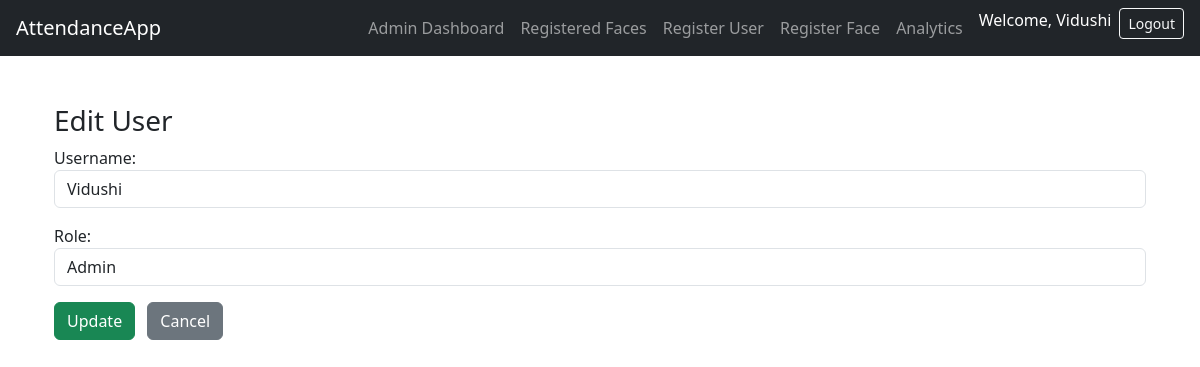
The app's page /update-user/2 (signed in) with its own data.
### app.py (models this page shows, shortened)
class User(db.Model):
    id = db.Column(db.Integer, primary_key=True)
    username = db.Column(db.String(80), unique=True, nullable=False)
    password_hash = db.Column(db.String(128))
    role = db.Column(db.String(20), nullable=False)

### app.py (the view, shortened to what this page needs)
@app.route('/update-user/<int:user_id>', methods=['GET', 'POST'])
def update_user(user_id):
    if 'user' not in session or session['role'] != 'admin':
        flash("Access denied", "danger")
        return redirect(url_for('login'))
    user = User.query.get_or_404(user_id)
    return render_template('update_user.html', user=user)

### templates/update_user.html (shortened to what this page needs)
{% extends "base.html" %}
{% block content %}
<div class="container mt-4">
    <h3>Edit User</h3>
    <form method="POST">
        <div class="mb-3">
            <label>Username:</label>
            <input type="text" name="username" class="form-control" value="{{ user.username }}" required>
        </div>
        <div class="mb-3">
            <label>Role:</label>
            <select name="role" class="form-control">
                <option value="admin" {% if user.role == 'admin' %}selected{% endif %}>Admin</option>
            </select>
        </div>
        <button type="submit" class="btn btn-success">Update</button>
        <a href="{{ url_for('admin_dashboard') }}" class="btn btn-secondary ms-2">Cancel</a>
    </form>
</div>
{% endblock %}

### templates/base.html (shortened to what this page needs)
<!DOCTYPE html>
<html lang="en">
<head>
    <link rel="stylesheet" href="https://cdn.jsdelivr.net/npm/bootstrap@5.3.1/dist/css/bootstrap.min.css">
</head>
<body>
    <nav class="navbar navbar-expand-lg navbar-dark bg-dark px-3">
        <a class="navbar-brand" href="{{ url_for('public_home') }}">AttendanceApp</a>
        <div class="collapse navbar-collapse justify-content-end">
            <ul class="navbar-nav">
                {% if session.get('user') %}
                {% if session.get('role') == 'admin' %}
                <li class="nav-item">
                    <a class="nav-link" href="{{ url_for('admin_dashboard') }}">Admin Dashboard</a>
                </li>
                <li class="nav-item">
                    <a class="nav-link" href="{{ url_for('registered_faces') }}">Registered Faces</a>
                </li>
                <li class="nav-item">
                    <a class="nav-link" href="{{ url_for('add_user') }}">Register User</a>
                </li>
                <li class="nav-item">
                    <a class="nav-link" href="{{ url_for('register_face') }}">Register Face</a>
                </li>
                <li class="nav-item">
                    <a class="nav-link" href="{{ url_for('analytics') }}">Analytics</a>
                </li>
                {% elif session.get('role') == 'user' %}
                <li class="nav-item">
                    <a class="nav-link" href="{{ url_for('my_history') }}">My History</a>
                </li>
                {% endif %}
                <li class="nav-item">
                    <span class="navbar-text text-white mx-2">Welcome, {{ session['user'] }}</span>
                </li>
                <li class="nav-item">
                    <a class="btn btn-outline-light btn-sm" href="{{ url_for('logout') }}">Logout</a>
                </li>
                {% endif %}
            </ul>
        </div>
    </nav>
    <main class="container py-4">
        {% block content %}{% endblock %}
    </main>
</body>
</html>

### records on screen
User: user "Vidushi", username "Vidushi", role "Admin"
